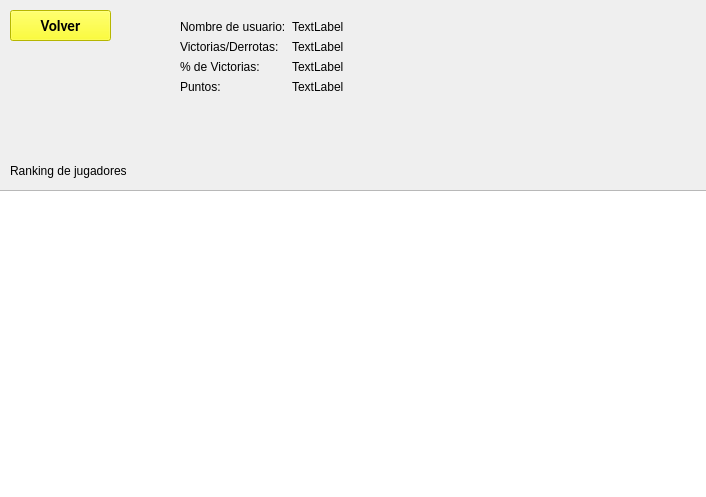
<?xml version="1.0" encoding="UTF-8"?>
<ui version="4.0">
 <class>estadisticas</class>
 <widget class="QWidget" name="estadisticas">
  <property name="geometry">
   <rect>
    <x>0</x>
    <y>0</y>
    <width>706</width>
    <height>497</height>
   </rect>
  </property>
  <property name="windowTitle">
   <string>Form</string>
  </property>
  <widget class="QWidget" name="formLayoutWidget">
   <property name="geometry">
    <rect>
     <x>180</x>
     <y>20</y>
     <width>341</width>
     <height>134</height>
    </rect>
   </property>
   <layout class="QFormLayout" name="formLayout">
    <item row="0" column="0">
     <widget class="QLabel" name="label">
      <property name="text">
       <string>Nombre de usuario:</string>
      </property>
     </widget>
    </item>
    <item row="0" column="1">
     <widget class="QLabel" name="label_nombre">
      <property name="text">
       <string>TextLabel</string>
      </property>
     </widget>
    </item>
    <item row="1" column="0">
     <widget class="QLabel" name="label_2">
      <property name="text">
       <string>Victorias/Derrotas:</string>
      </property>
     </widget>
    </item>
    <item row="1" column="1">
     <widget class="QLabel" name="label_vicrotias_derrotas">
      <property name="text">
       <string>TextLabel</string>
      </property>
     </widget>
    </item>
    <item row="2" column="0">
     <widget class="QLabel" name="label_3">
      <property name="text">
       <string>% de Victorias:</string>
      </property>
     </widget>
    </item>
    <item row="2" column="1">
     <widget class="QLabel" name="label_porcentaje_victorias">
      <property name="text">
       <string>TextLabel</string>
      </property>
     </widget>
    </item>
    <item row="3" column="0">
     <widget class="QLabel" name="label_4">
      <property name="text">
       <string>Puntos:</string>
      </property>
     </widget>
    </item>
    <item row="3" column="1">
     <widget class="QLabel" name="label_puntos">
      <property name="text">
       <string>TextLabel</string>
      </property>
     </widget>
    </item>
   </layout>
  </widget>
  <widget class="QListWidget" name="listWidget">
   <property name="geometry">
    <rect>
     <x>-10</x>
     <y>190</y>
     <width>721</width>
     <height>311</height>
    </rect>
   </property>
  </widget>
  <widget class="QLabel" name="label_5">
   <property name="geometry">
    <rect>
     <x>10</x>
     <y>160</y>
     <width>171</width>
     <height>21</height>
    </rect>
   </property>
   <property name="text">
    <string>Ranking de jugadores</string>
   </property>
  </widget>
  <widget class="QPushButton" name="boton_volver">
   <property name="geometry">
    <rect>
     <x>10</x>
     <y>10</y>
     <width>101</width>
     <height>31</height>
    </rect>
   </property>
   <property name="font">
    <font>
     <family>Calibri</family>
     <pointsize>11</pointsize>
     <weight>75</weight>
     <bold>true</bold>
    </font>
   </property>
   <property name="styleSheet">
    <string notr="true">background-color: rgb(255, 255, 0);</string>
   </property>
   <property name="text">
    <string>Volver</string>
   </property>
  </widget>
 </widget>
 <resources/>
 <connections/>
</ui>
